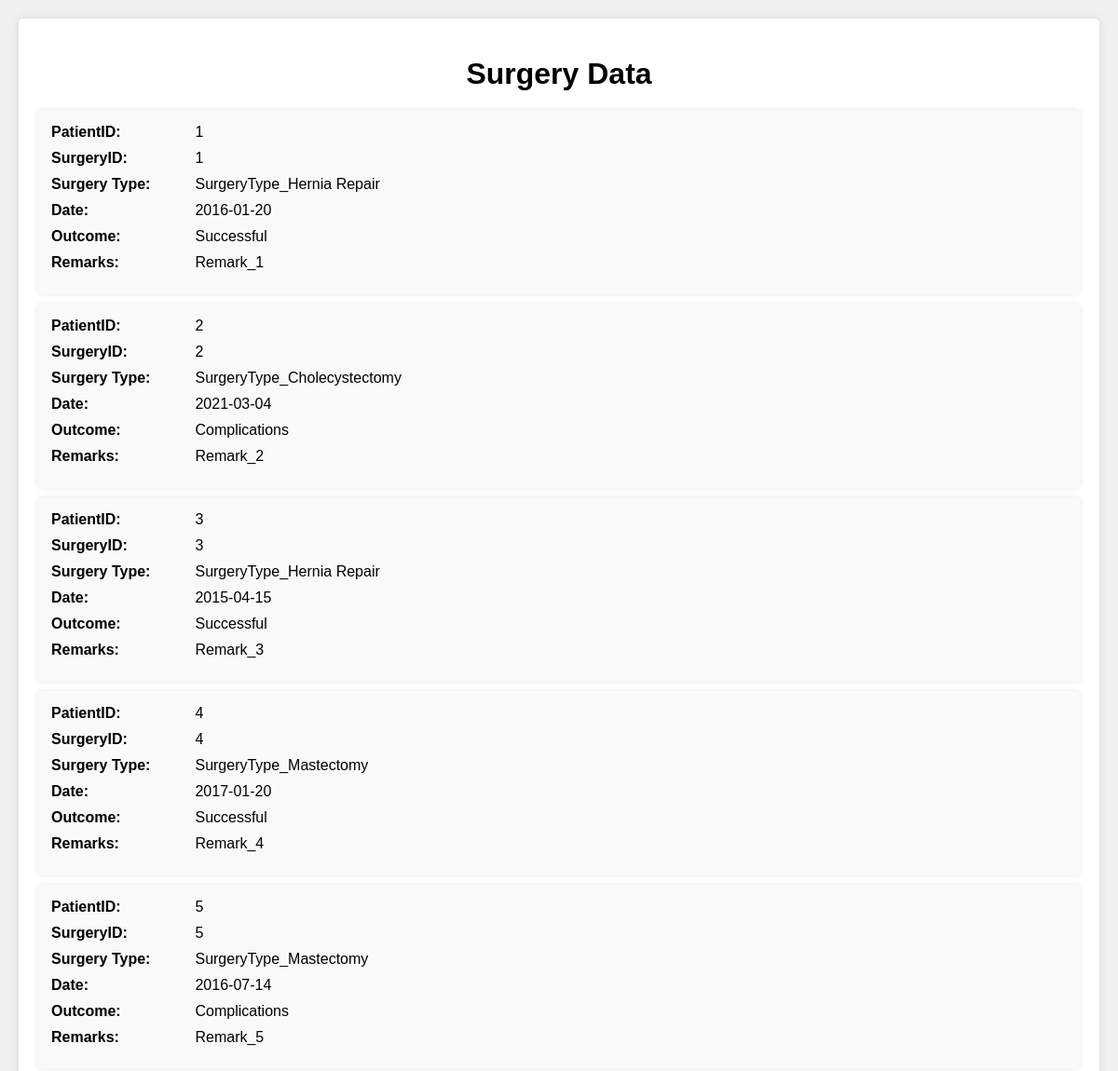
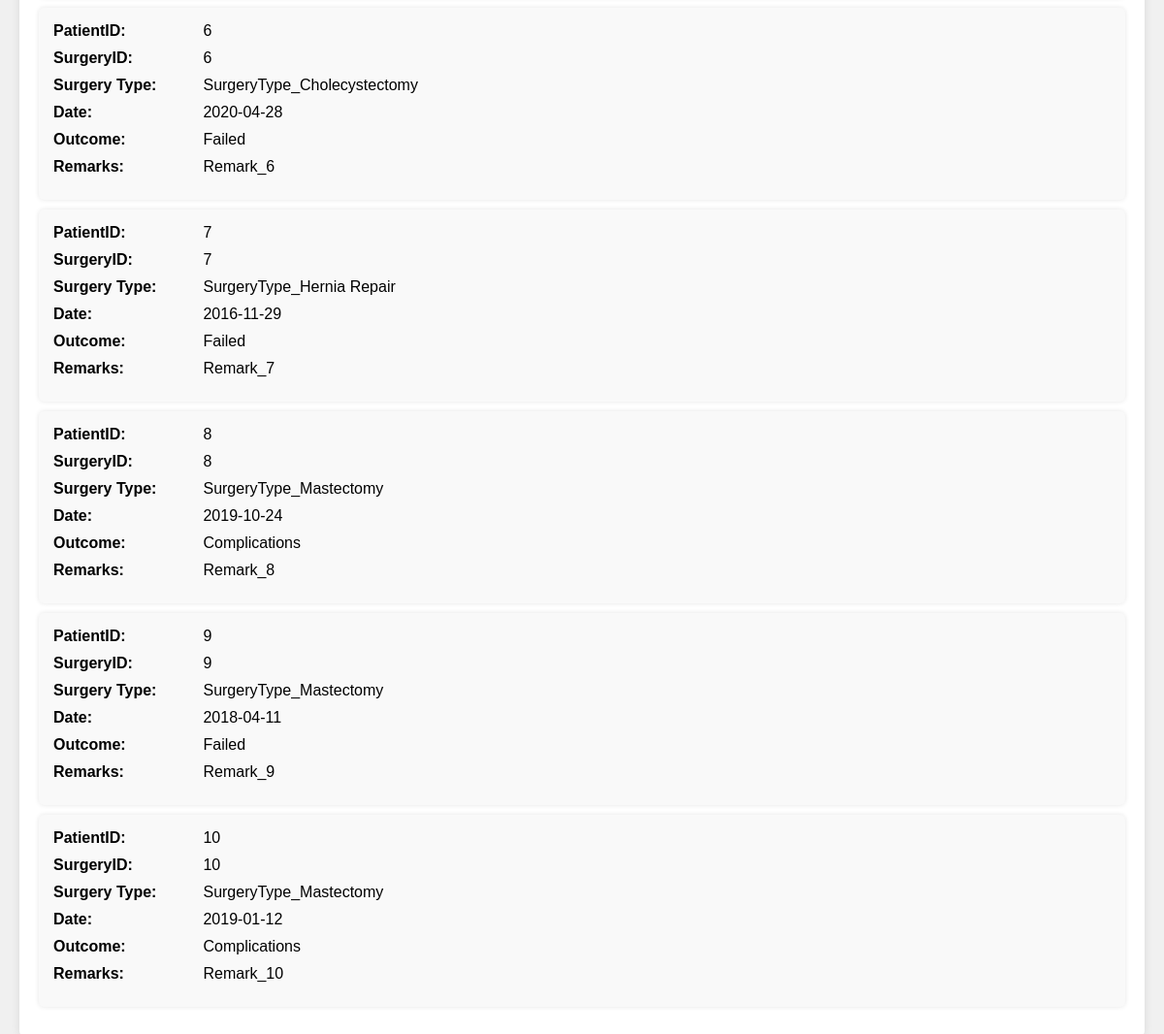
The page /surgery on the database its author committed (2 pictures, top to bottom).
### tables this page shows
CREATE TABLE Surgery (
                SurgeryID INTEGER PRIMARY KEY AUTOINCREMENT,
                PatientID INTEGER,
                SurgeryType TEXT,
                Date DATE,
                Outcome TEXT,
                image BLOB,
                remarks TEXT
            );

### app.py (the view)
@app.route('/surgery', methods=['GET'])
def fetch_surgery():
    conn = get_db_connection(2)
    cursor = conn.cursor()
    cursor.execute("SELECT * FROM Surgery")
    rows = cursor.fetchall()
    cursor.close()
    conn.close()
    return render_template('surgery.html', rows=rows)

### database.py (called while the page is built)
def get_db_connection(database):
    if database == 1:
        conn = sqlite3.connect('Details.db')
        conn.row_factory = sqlite3.Row
        return conn
    elif database == 2:
        conn = sqlite3.connect('History.db')
        conn.row_factory = sqlite3.Row
        return conn

### templates/surgery.html (shortened to what this page needs)
<!DOCTYPE html>
<html lang="en">
<head>
    <link rel="stylesheet" href="{{ url_for('static', filename='style.css') }}">
</head>
<body>
    <div class="container">
        <h1>Surgery Data</h1>
        {% for row in rows %}
        <div class="record">
            <div><strong>PatientID:</strong> {{ row['PatientID'] }}</div>
            <div><strong>SurgeryID:</strong> {{ row['SurgeryID'] }}</div>
            <div><strong>Surgery Type:</strong> {{ row['SurgeryType'] }}</div>
            <div><strong>Date:</strong> {{ row['Date'] }}</div>
            <div><strong>Outcome:</strong> {{ row['Outcome'] }}</div>
            <div><strong>Remarks:</strong> {{ row['remarks'] }}</div>
        </div>
        {% endfor %}
    </div>
</body>
</html>

### static/style.css (style rules this page uses)
body { font-family: Arial, sans-serif; background-color: #f0f0f0; margin: 0; padding: 20px; }
.container { background-color: #fff; padding: 20px; border-radius: 5px; box-shadow: 0 0 10px rgba(0, 0, 0, 0.1); }
h1 { text-align: center; margin-bottom: 20px; }
.record { background-color: #f9f9f9; padding: 15px; border-radius: 5px; margin-bottom: 10px; box-shadow: 0 0 5px rgba(0, 0, 0, 0.1); }
.record div { margin-bottom: 10px; }
.record div strong { display: inline-block; width: 150px; }

### rows shown on the page
Surgery: PatientID "1", SurgeryID "1", SurgeryType "SurgeryType_Hernia Repair", Date "2016-01-20", Outcome "Successful", remarks "Remark_1"
Surgery: PatientID "2", SurgeryID "2", SurgeryType "SurgeryType_Cholecystectomy", Date "2021-03-04", Outcome "Complications", remarks "Remark_2"
Surgery: PatientID "3", SurgeryID "3", SurgeryType "SurgeryType_Hernia Repair", Date "2015-04-15", Outcome "Successful", remarks "Remark_3"
Surgery: PatientID "4", SurgeryID "4", SurgeryType "SurgeryType_Mastectomy", Date "2017-01-20", Outcome "Successful", remarks "Remark_4"
Surgery: PatientID "5", SurgeryID "5", SurgeryType "SurgeryType_Mastectomy", Date "2016-07-14", Outcome "Complications", remarks "Remark_5"
Surgery: PatientID "6", SurgeryID "6", SurgeryType "SurgeryType_Cholecystectomy", Date "2020-04-28", Outcome "Failed", remarks "Remark_6"
Surgery: PatientID "7", SurgeryID "7", SurgeryType "SurgeryType_Hernia Repair", Date "2016-11-29", Outcome "Failed", remarks "Remark_7"
Surgery: PatientID "8", SurgeryID "8", SurgeryType "SurgeryType_Mastectomy", Date "2019-10-24", Outcome "Complications", remarks "Remark_8"
Surgery: PatientID "9", SurgeryID "9", SurgeryType "SurgeryType_Mastectomy", Date "2018-04-11", Outcome "Failed", remarks "Remark_9"
Surgery: PatientID "10", SurgeryID "10", SurgeryType "SurgeryType_Mastectomy", Date "2019-01-12", Outcome "Complications", remarks "Remark_10"
